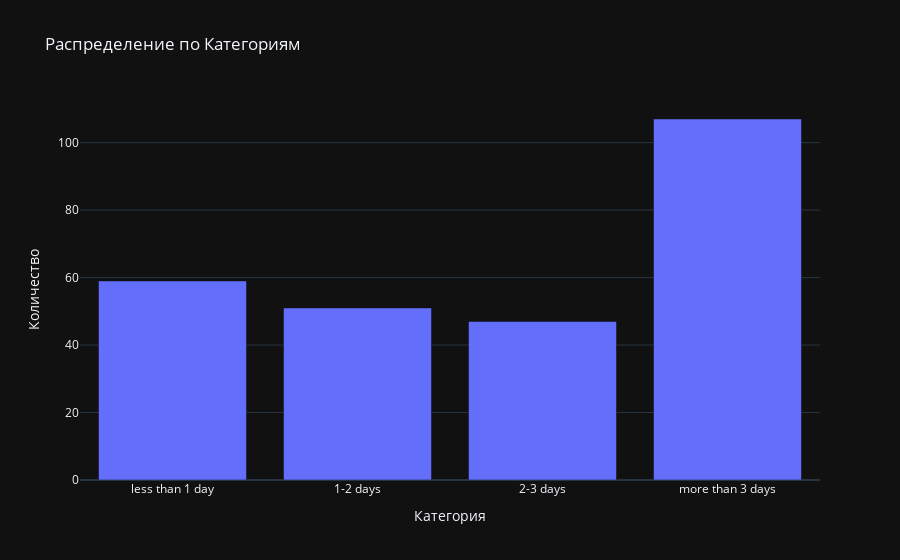

Notebook source saved alongside this figure:
### Code cell
fig = px.bar(
    counts,
    x=counts.index,
    y=counts.values,
    category_orders=category_orders,
    title='Распределение по Категориям'
)

# Обновление меток осей
fig.update_layout(
    xaxis_title="Категория",
    yaxis_title="Количество"
)

# Отображение графика
fig.show()

### Figure 1 — Plotly figure (JSON) as saved in the notebook; plotly's stock layout.template omitted (floating-point values rounded to 4 significant figures)
{"data": [{"alignmentgroup": "True", "hovertemplate": "delay_categorical=%{x}<br>y=%{y}<extra></extra>", "legendgroup": "", "marker": {"color": "#636efa", "pattern": {"shape": ""}}, "name": "", "offsetgroup": "", "orientation": "v", "showlegend": false, "textposition": "auto", "x": ["more than 3 days", "less than 1 day", "1-2 days", "2-3 days"], "xaxis": "x", "y": [107, 59, 51, 47], "yaxis": "y", "type": "bar"}], "layout": {"xaxis": {"anchor": "y", "domain": [0.0, 1.0], "title": {"text": "Категория"}, "categoryorder": "array", "categoryarray": ["less than 1 day", "1-2 days", "2-3 days", "more than 3 days"]}, "yaxis": {"anchor": "x", "domain": [0.0, 1.0], "title": {"text": "Количество"}}, "legend": {"tracegroupgap": 0}, "title": {"text": "Распределение по Категориям"}, "barmode": "relative"}}
